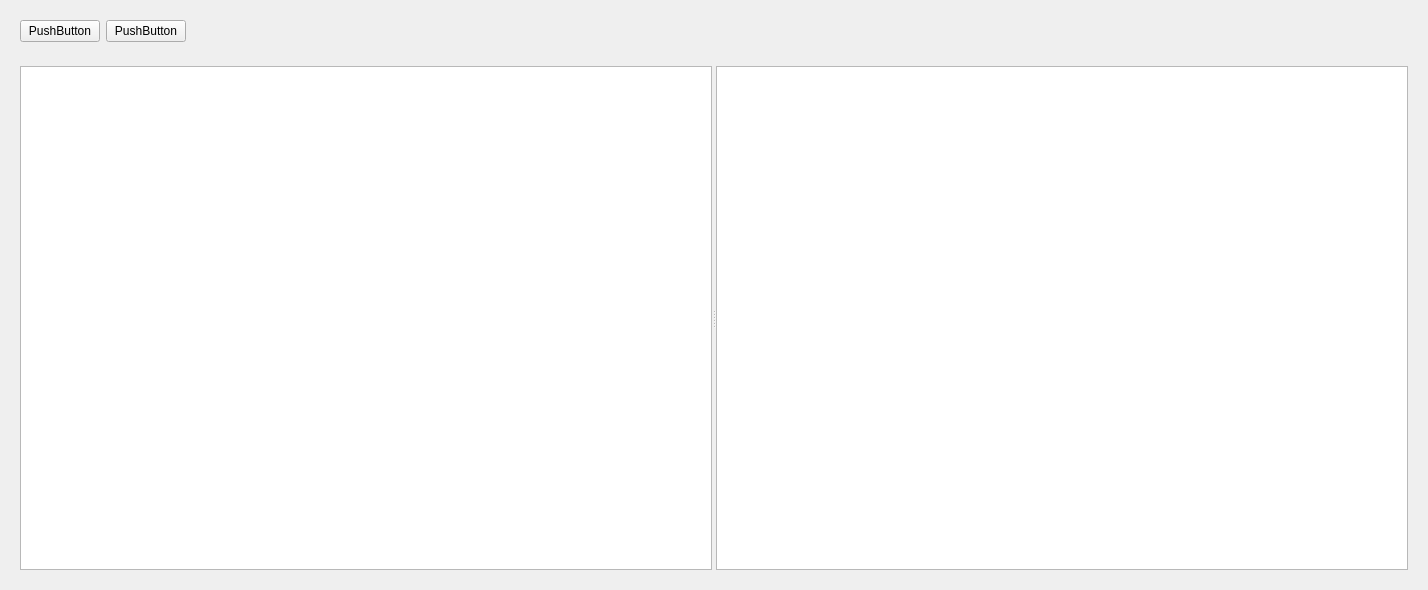
<?xml version="1.0" encoding="UTF-8"?>
<ui version="4.0">
 <class>Widget</class>
 <widget class="QWidget" name="Widget">
  <property name="geometry">
   <rect>
    <x>0</x>
    <y>0</y>
    <width>1428</width>
    <height>590</height>
   </rect>
  </property>
  <property name="windowTitle">
   <string>Widget</string>
  </property>
  <layout class="QVBoxLayout" name="verticalLayout">
   <item>
    <widget class="QWidget" name="panelBtn" native="true">
     <property name="maximumSize">
      <size>
       <width>16777215</width>
       <height>40</height>
      </size>
     </property>
     <layout class="QHBoxLayout" name="horizontalLayout">
      <item>
       <widget class="QPushButton" name="pushButton">
        <property name="text">
         <string>PushButton</string>
        </property>
       </widget>
      </item>
      <item>
       <widget class="QPushButton" name="pushButton_2">
        <property name="text">
         <string>PushButton</string>
        </property>
       </widget>
      </item>
      <item>
       <spacer name="horizontalSpacer">
        <property name="orientation">
         <enum>Qt::Horizontal</enum>
        </property>
        <property name="sizeHint" stdset="0">
         <size>
          <width>40</width>
          <height>20</height>
         </size>
        </property>
       </spacer>
      </item>
     </layout>
    </widget>
   </item>
   <item>
    <widget class="QWidget" name="panelVIew" native="true">
     <layout class="QHBoxLayout" name="horizontalLayout_2">
      <item>
       <widget class="QSplitter" name="splitter">
        <property name="orientation">
         <enum>Qt::Horizontal</enum>
        </property>
        <widget class="QTableView" name="tableView"/>
        <widget class="QListView" name="listView"/>
       </widget>
      </item>
     </layout>
    </widget>
   </item>
  </layout>
 </widget>
 <resources/>
 <connections/>
</ui>
